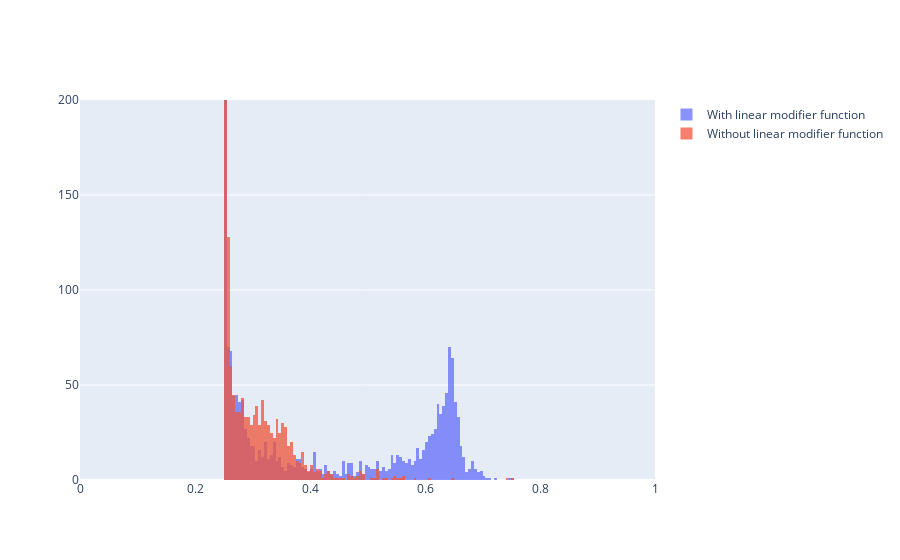

Write notebook code for a chart like this one.
### Code cell
# plot the transformed demographic score

import plotly.graph_objects as go

fig = go.Figure()

if use_real_dataset:
    fig.add_trace(go.Histogram(x=T_with_solve, xbins=dict(start=0, end=1, size=0.005), name="With linear modifier function"))
    fig.add_trace(go.Histogram(x=T_without_solve, xbins=dict(start=0, end=1, size=0.005), name="Without linear modifier function"))

    fig.update_layout(barmode="overlay")
    # Reduce opacity to see both histograms
    fig.update_traces(opacity=0.75)
    fig.update_xaxes(range=[0, 1])
    fig.update_yaxes(range=[0, 200])

else:
    fig.add_trace(
        go.Scatter(
            x=T(z),
            y=X * 0,
            mode="markers",
            marker=dict(size=30),
            name=f"Transformed with linear modifer function ({sum(f*T_with_solve)})",
        )
    )
    fig.add_trace(
        go.Scatter(
            x=T([0, 1]),
            y=X * 0,
            mode="markers",
            marker=dict(size=10),
            name=f"Transformed without linear modifer function ({sum(f*T_without_solve)})",
        )
    )

fig.show()

### Figure 1 — Plotly figure (JSON) as saved in the notebook; plotly's stock layout.template omitted (floating-point values rounded to 4 significant figures; data arrays with more than 128 entries replaced by an {"elided": "..."} marker saying what was removed)
{"data": [{"name": "With linear modifier function", "opacity": 0.75, "type": "histogram", "x": {"elided": "2269 float values"}, "xbins": {"end": 1, "size": 0.005, "start": 0}}, {"name": "Without linear modifier function", "opacity": 0.75, "type": "histogram", "x": {"elided": "2269 float values"}, "xbins": {"end": 1, "size": 0.005, "start": 0}}], "layout": {"barmode": "overlay", "xaxis": {"range": [0, 1]}, "yaxis": {"range": [0, 200]}}}
